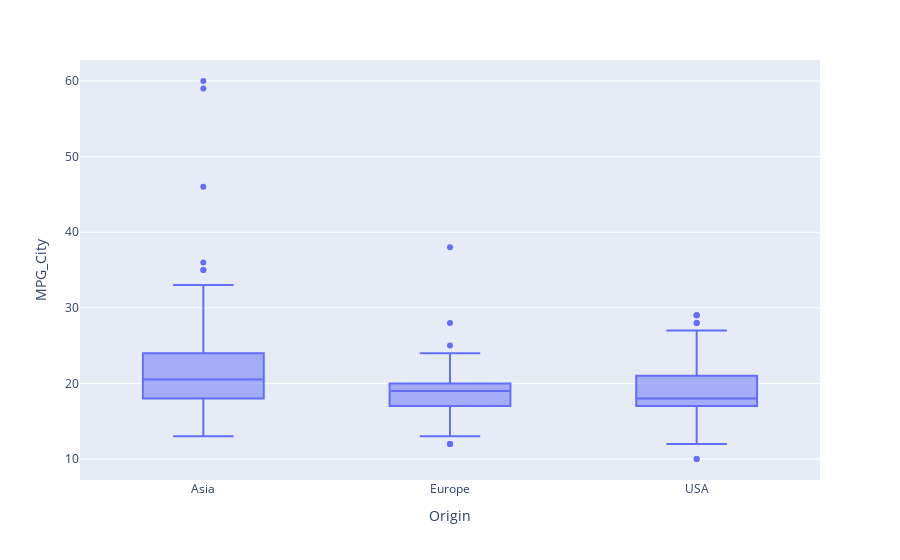

The cell this chart's notebook holds for it:
### Markdown cell above
Cada caja representa la cantidad de millas por galón que recorre cada tipo de automóvil

### Code cell
px.box(df, x="Origin", y="MPG_City")

### Figure 1 — Plotly figure (JSON) as saved in the notebook; plotly's stock layout.template omitted (floating-point values rounded to 4 significant figures; data arrays with more than 128 entries replaced by an {"elided": "..."} marker saying what was removed)
{"data": [{"alignmentgroup": "True", "hovertemplate": "Origin=%{x}<br>MPG_City=%{y}<extra></extra>", "legendgroup": "", "marker": {"color": "#636efa"}, "name": "", "notched": false, "offsetgroup": "", "orientation": "v", "showlegend": false, "type": "box", "x": {"elided": "428 str values"}, "x0": " ", "xaxis": "x", "y": {"elided": "428 int values"}, "y0": " ", "yaxis": "y"}], "layout": {"boxmode": "group", "legend": {"tracegroupgap": 0}, "margin": {"t": 60}, "xaxis": {"anchor": "y", "domain": [0, 1], "title": {"text": "Origin"}}, "yaxis": {"anchor": "x", "domain": [0, 1], "title": {"text": "MPG_City"}}}}
